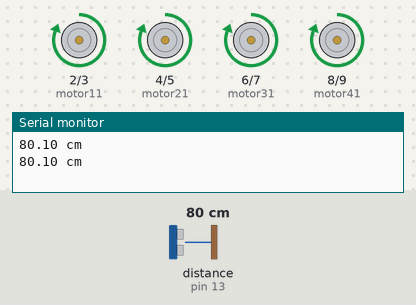
Bench run of a sketch on a simulated Arduino Uno, built with avr-gcc and run on an emulated ATmega328P. On the bench: motor-driver pin pairs drawn as motors (green arrow = first pin HIGH = forward, orange = second pin HIGH = backward, longer = more drive), the last lines printed to the serial monitor. Wiring (inferred from the names in the program): ultrasonic range finder: trigger pin 12; echo pin 13. The inputs (shaded band) are chosen by the test bench; at power-on: distance to the obstacle (sensor on pin 13) 80 cm. The echo pulse lasts 58.3 µs per cm.

Above: at 1.9 s.
2.0 s: distance to the obstacle (sensor on pin 13) set to 2 cm
At 3.7 s:
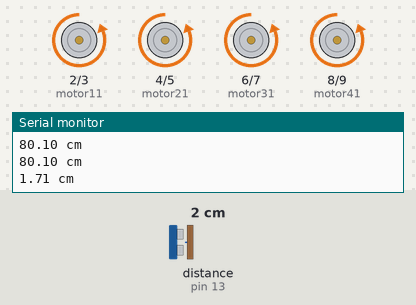
At 4.2 s:
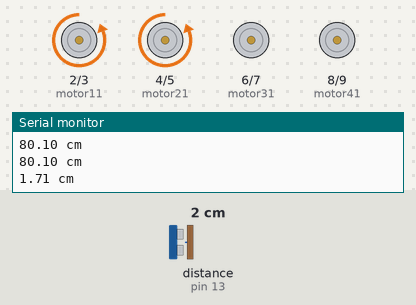
6.3 s: distance to the obstacle (sensor on pin 13) set to 27 cm
At 8.36 s:
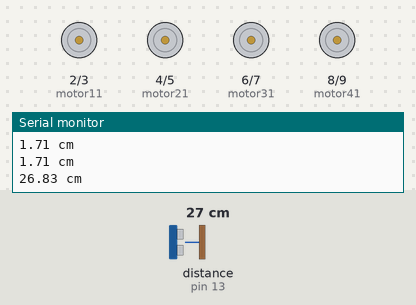
10.6 s: distance to the obstacle (sensor on pin 13) set to 30 cm
14.9 s: distance to the obstacle (sensor on pin 13) set to 4 cm
Timing chart, 0 to 19.4 s (numbered marks = the images above; inputs shaded):
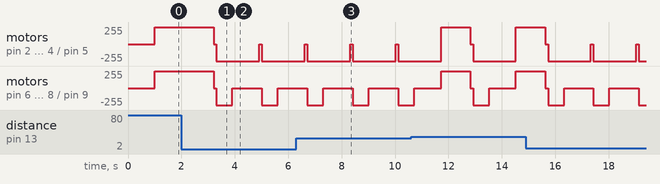

Measured:
- after the input at 2.0 s, motor on pin 2 (motor11) / pin 3 (motor12), motor on pin 4 (motor21) / pin 5 (motor22): alternates backward 255/255 for 1.6 s and stopped for 0.10 s, starting after 1.2 s

The sketch:

Codigo.ino
```cpp
// C++ code
//

#define motor11 2
#define motor12 3
#define motor21 4
#define motor22 5
#define motor31 6
#define motor32 7
#define motor41 8
#define motor42 9
const int trigger = 12;
const int echo = 13;
float echoTiempo;
float distancia;
void setup()
{
  pinMode(trigger, OUTPUT);
  pinMode(echo, INPUT);
  pinMode(motor11, OUTPUT);
  pinMode(motor12, OUTPUT);
  pinMode(motor21, OUTPUT);
  pinMode(motor22, OUTPUT);
  pinMode(motor31, OUTPUT);
  pinMode(motor32, OUTPUT);
  pinMode(motor41, OUTPUT);
  pinMode(motor42, OUTPUT);
  Serial.begin(9600);
}

void loop()
{
    digitalWrite(trigger, HIGH);
  delayMicroseconds(10);
  digitalWrite(trigger, LOW);
  echoTiempo = pulseIn(echo, HIGH);
  distancia = echoTiempo / 58;
  delay(500);
  Serial.print(distancia);
  Serial.println(" cm");
  delay(500);
  if(distancia > 30){
    digitalWrite(motor11, HIGH);
    digitalWrite(motor12, LOW);
    digitalWrite(motor21, HIGH);
    digitalWrite(motor22, LOW);
    digitalWrite(motor31, HIGH);
    digitalWrite(motor32, LOW);
    digitalWrite(motor41, HIGH);
    digitalWrite(motor42, LOW);
    delay(100);

  }
  else{

     digitalWrite(motor11, LOW);
     digitalWrite(motor12, LOW);
     digitalWrite(motor21, LOW);
     digitalWrite(motor22, LOW);
     digitalWrite(motor31, LOW);
     digitalWrite(motor32, LOW);
     digitalWrite(motor41, LOW);
     digitalWrite(motor42, LOW);
     delay(100);
     digitalWrite(motor11, LOW);
     digitalWrite(motor12, HIGH);
     digitalWrite(motor21, LOW);
     digitalWrite(motor22, HIGH);
     digitalWrite(motor31, LOW);
     digitalWrite(motor32, HIGH);
     digitalWrite(motor41, LOW);
     digitalWrite(motor42, HIGH);
     delay(600);
     digitalWrite(motor11, LOW);
     digitalWrite(motor12, HIGH);
     digitalWrite(motor21, LOW);
     digitalWrite(motor22, HIGH);
     digitalWrite(motor31, LOW);
     digitalWrite(motor32, LOW);
     digitalWrite(motor41, LOW);
     digitalWrite(motor42, LOW);
  }
}
```
